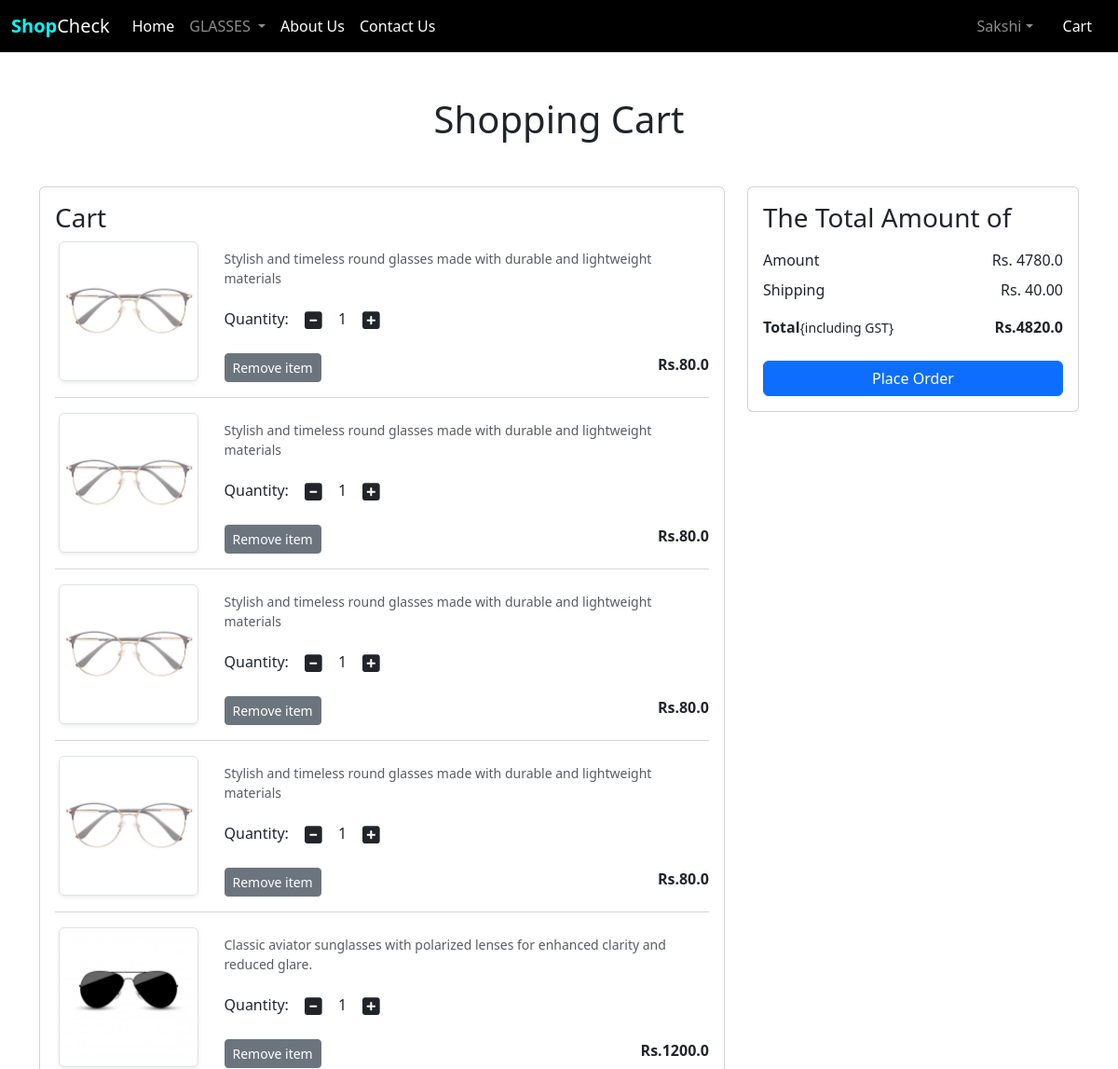
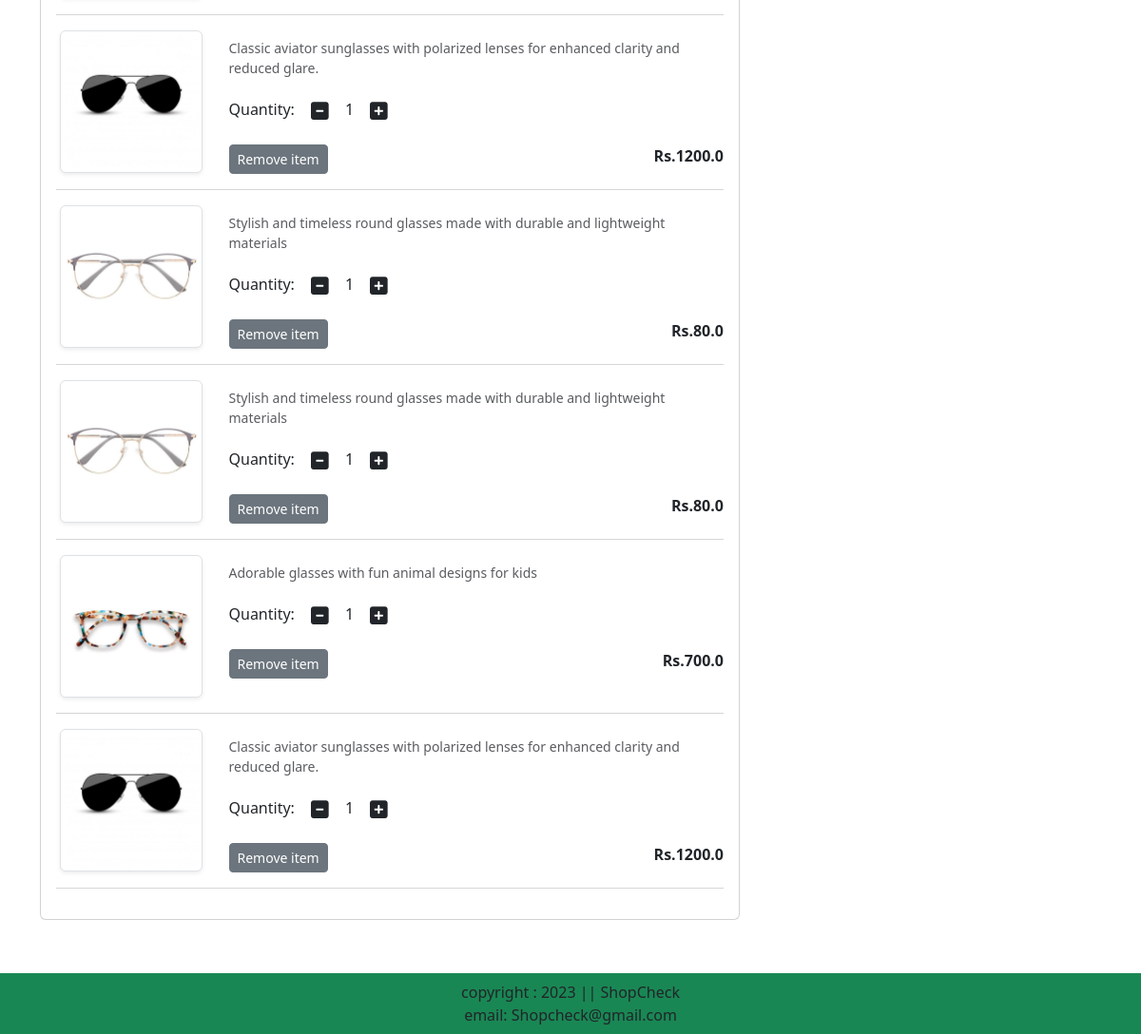
The app's page /cart/ (signed in) with its own data (2 pictures, top to bottom).
### app/models.py (models this page shows, shortened)
class Cart(models.Model):
    user=models.ForeignKey(User,on_delete=models.CASCADE)
    product = models.ForeignKey(Product,on_delete=models.CASCADE)
    quantity = models.PositiveIntegerField(default=1)

class Product(models.Model):
    title = models.CharField(max_length=10000)
    selling_price=models.FloatField( )
    discounted_price=models.FloatField( )
    description=models.TextField()
    composition=models.TextField(default='')
    prodapp=models.TextField(default='')
    category=models.CharField(choices=CATEGORY_CHOICES, max_length=5)
    product_image=models.ImageField(upload_to='products')

### app/views.py (the view)
# urls.py: path('cart/',views.show_cart, name='showcart'),
def show_cart(request):
    user = request.user
    cart = Cart.objects.filter(user=user)
    amount=0
    for p in cart:
        value = p.quantity*p.product.discounted_price
        amount=amount+value
    totalamount=amount+40
    return render(request,'app/addtocart.html',locals())

### app/templates/app/addtocart.html (shortened to what this page needs)
{% extends 'app/index.html' %}
{% load static %}
{% block main-content %}
<div class="container my-5">
    <div class="row">
        {% if cart %}
        <h1 class="text-center mb-5">Shopping Cart</h1>
        <div class="col-sm-8">
        <div class="card">
         <div class="card-body">
        <h3>Cart</h3>
        {% for item in cart %}
        <div class="row">
            <div class="col-sm-3 text-center align-self-center"><img src="{{item.product.product_image.url}}" alt="" srcset="" class="img-fluid img-thumbnail shadow-sm" height="150" width="150"></div>
            <div class="col-sm-9">
                <div>
                <p class="mb-2 text-muted small">{{item.product.description}}</p>
                <div class="my-3">
                <label for="quantity">Quantity:</label>
                <a class="minus-cart btn" pid={{item.product.id}}><i class="fas fa-minus-square fa-lg"></i></a>
               <span id="quantity">{{item.quantity}}</span>
                <a class="plus-cart btn" pid={{item.product.id}}><i class="fas fa-plus-square fa-lg"></i></a>
                </div>
                <div class="d-flex justify-content-between">
                <a href="#" class="remove-cart btn btn-sm btn-secondary mr-3" pid={{item.product.id}}>Remove item</a>
                <p class="mb-0"><span><strong>Rs.{{item.product.discounted_price}}</strong></span></p>
                </div>
            </div>
        </div>
    </div>
    <hr class="text-muted">
    {% endfor %}
</div>
</div>
</div>
<div class="col-sm-4">
    <div class="card">
        <div class="card-body">
            <h3>The Total Amount of</h3>
            <ul class="list-group">
                <li class="list-group-item d-flex justify-content-between align-items-center border-0 px-0 pb-0">Amount<span id="amount">Rs. {{amount}}</span></li>
                <li class="list-group-item d-flex justify-content-between align-items-center border-0 px-0 ">Shipping<span>Rs. 40.00</span></li>
                <li class="list-group-item d-flex justify-content-between align-items-center border-0 px-0 mb-3">
                    <div>
                        <strong>Total</strong><small>{including GST}</small>
                    </div>
                    <span id="totalamount"><strong>Rs.{{totalamount}}</strong></span>
                </li>
            </ul>
            <div class="d-grid"><a href="{% url "checkout" %}" class="btn btn-primary">Place Order</a></div>
        </div>
    </div>
</div>
{% else %}
<h1 class="text-center mb-5">Cart is Empty</h1>
{% endif %}
</div>
</div>
{% endblock main-content %}

### app/templates/app/index.html (shortened to what this page needs)
<!DOCTYPE html>
{% load static %}
<html>
    <head>
        <link href="https://cdn.jsdelivr.net/npm/bootstrap@5.3.0-alpha1/dist/css/bootstrap.min.css" rel="stylesheet">
        <link rel="stylesheet" href="{% static 'app/css/all.min.css'%}">
        <link rel="stylesheet" href="{% static 'app/css/owl.carousel.min.css'%}">
        <link rel="stylesheet" href="{% static 'app/css/style.css'%}">
    </head>
    <body>
        <nav class="navbar navbar-expand-lg navbar-dark bg-black">
            <div class="container-fluid">
              <a class="navbar-brand" href="#" style="color:white;"><b style="color:cyan;">Shop</b>Check
              </a>
              <div class="collapse navbar-collapse" id="navbarSupportedContent">
                <ul class="navbar-nav me-auto mb-2 mb-lg-0">
                  {% if request.user.is_authenticated %}
                  <li class="nav-item">
                    <a class="nav-link active" aria-current="page" href="/">Home</a>
                  </li>
                  <li class="nav-item dropdown">
                    <a class="nav-link dropdown-toggle" href="#" id="navbarDropdown" role="button" data-bs-toggle="dropdown" aria-expanded="false">
                      GLASSES
                    </a>
                  </li>
                  <li class="nav-item">
                    <a class="nav-link text-white" href="{% url 'about' %}">About Us</a>
                  </li>
                  <li class="nav-item">
                    <a class="nav-link text-white" href="{% url 'contact' %}" tabindex="-1" >Contact Us</a>
                  </li>
                </ul>
              </div>
              <ul class="navbar-nav me-auto mb-lg-0">
                <li class="nav-item dropdown mx-2">
                  <a class="nav-link dropdown-toggle" href="#" id="navbarDropdown" role="button" data-bs-toggle="dropdown" aria-expanded="false">
                  Sakshi</a>
                </li>
                <li class="nav-item dropdown mx-2">
                  <a href="{% url 'showcart' %}" class="nav-link text-white">Cart</a>
                </li>
                {% endif %}
            </div>
          </nav>
          {% block main-content %}{% endblock main-content %}
          <div>
          <footer class="footer fixed-bottom bg-success text-center p-2 mt-5">
            copyright : 2023 || ShopCheck<br>email: Shopcheck@gmail.com
          </footer>
          <br>
          <br>
        <br>
        </div>
    </body>
</html>

### records on screen
Cart: product.product_image (picture), product.description "Stylish and timeless round glasses made with durable and lightweight materials", quantity "1", product.discounted_price "80.0"
Cart: product.product_image (picture), product.description "Stylish and timeless round glasses made with durable and lightweight materials", quantity "1", product.discounted_price "80.0"
Cart: product.product_image (picture), product.description "Stylish and timeless round glasses made with durable and lightweight materials", quantity "1", product.discounted_price "80.0"
Cart: product.product_image (picture), product.description "Stylish and timeless round glasses made with durable and lightweight materials", quantity "1", product.discounted_price "80.0"
Cart: product.product_image (picture), product.description "Classic aviator sunglasses with polarized lenses for enhanced clarity and reduced glare.", quantity "1", product.discounted_price "1200.0"
Cart: product.product_image (picture), product.description "Classic aviator sunglasses with polarized lenses for enhanced clarity and reduced glare.", quantity "1", product.discounted_price "1200.0"
Cart: product.product_image (picture), product.description "Stylish and timeless round glasses made with durable and lightweight materials", quantity "1", product.discounted_price "80.0"
Cart: product.product_image (picture), product.description "Stylish and timeless round glasses made with durable and lightweight materials", quantity "1", product.discounted_price "80.0"
Cart: product.product_image (picture), product.description "Adorable glasses with fun animal designs for kids", quantity "1", product.discounted_price "700.0"
Cart: product.product_image (picture), product.description "Classic aviator sunglasses with polarized lenses for enhanced clarity and reduced glare.", quantity "1", product.discounted_price "1200.0"

### other values on screen
{{ amount }} "4780.0"
{{ totalamount }} "4820.0"
